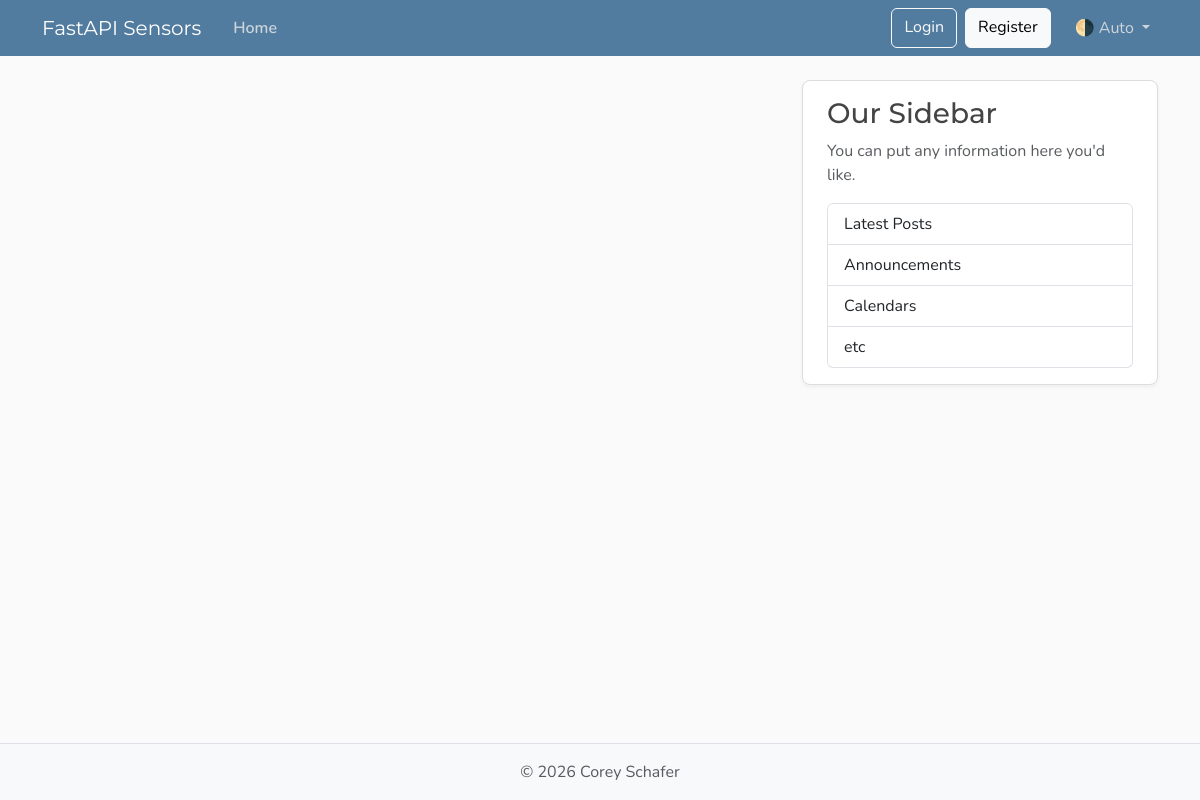
Before: /sensor_readings with the older database file.
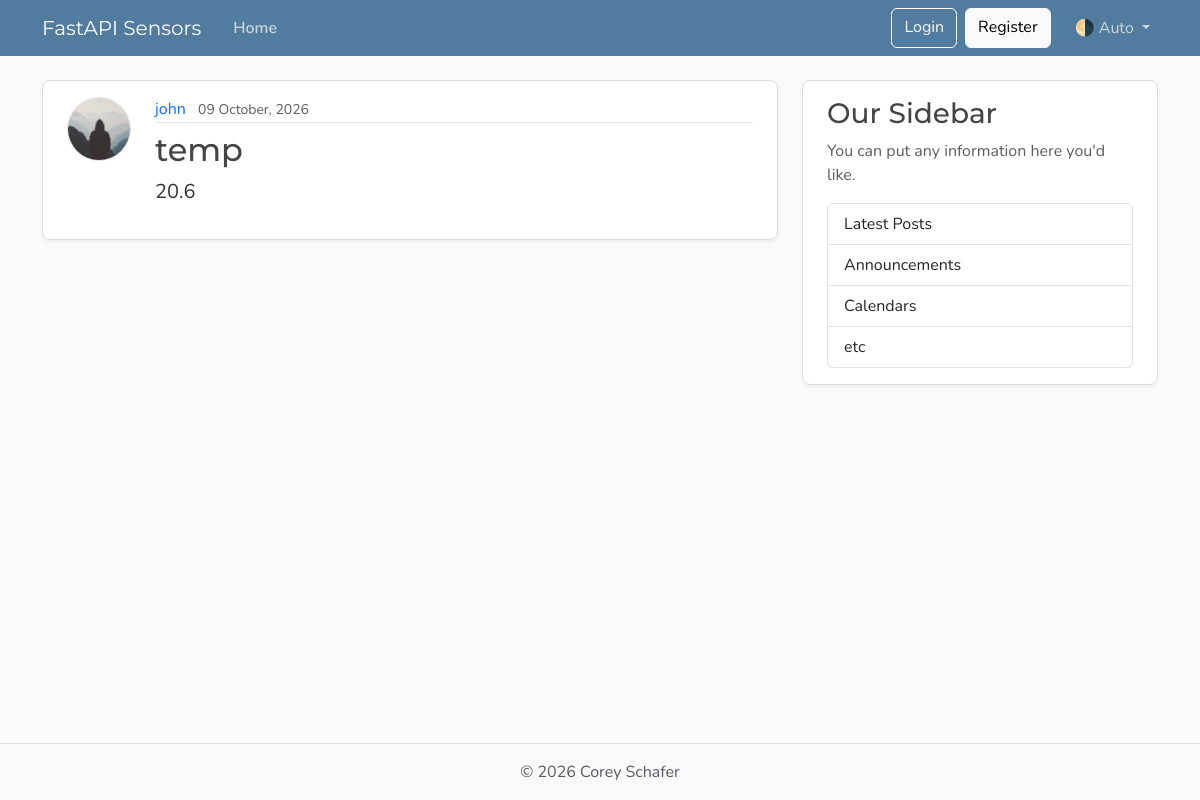
After: the same page with the newer database file.
### fastapi_intro/models.py (models this page shows, shortened)
class Reading(Base):
    __tablename__ = "reading"
    id: Mapped[int] = mapped_column(Integer, primary_key=True, index=True)
    sensor: Mapped[str] = mapped_column(String(20), nullable=False)
    content: Mapped[float] = mapped_column(Float, nullable=False)
    user_id: Mapped[int] = mapped_column(ForeignKey("user.id"), nullable=False, index=True)
    date_timestamp: Mapped[datetime] = mapped_column(DateTime(timezone=True),
                                                     default=lambda: datetime.now(UTC))
    author: Mapped[User] = relationship(back_populates="readings")

class User(Base):
    __tablename__ = "user"
    id: Mapped[int] = mapped_column(Integer, primary_key=True, index=True)
    username: Mapped[str] = mapped_column(String(50), unique=True, nullable=False)
    email: Mapped[str] = mapped_column(String(320), unique=True, nullable=False)
    image_file: Mapped[str | None] = mapped_column(String(200), nullable=True, default=None,)
    readings:Mapped[list[Reading]] = relationship(back_populates="author")

### fastapi_intro/main.py (the view)
@app.get("/",  include_in_schema=False, name="home")
@app.get("/sensor_readings", include_in_schema=False, name="sensor_readings")
def home(request: Request, db: Annotated[Session, Depends(get_db)]):
    result = db.execute(select(models.Reading))
    sensor_readings = result.scalars().all()
    return templates.TemplateResponse(request, "home.html", {"sensor_readings" : sensor_readings, "title": "Sensor Readings"})

### fastapi_intro/templates/home.html
{% extends "layout.html" %}
{% block content %}
  {% for sensor_reading in sensor_readings %}
    <article class="content-section py-3 px-4 mb-4">
      <div class="d-flex align-items-start gap-4">
        <img class="rounded-circle article-img flex-shrink-0"
             src="{{ sensor_reading.author.image_path}}"
             alt="{{ sensor_reading.author.username }}'s profile picture"
             width="64"
             height="64"
             loading="lazy">
        <div class="flex-grow-1">
          <div class="article-metadata mb-2">
            <a class="me-2" href="{{url_for('user_readings', user_id=sensor_reading.author.id)}}">{{ sensor_reading.author.username }}</a>
            <small class="text-body-secondary">{{ sensor_reading.date_timestamp.strftime('%d %B, %Y')}}</small>
          </div>
          <h2>
            <a class="article-title"
               href="{{ url_for("sensor_reading_page", sensor_reading_id=sensor_reading.id) }}">{{ sensor_reading.sensor }}</a>
          </h2>
          <p class="article-content">{{ sensor_reading.content }}</p>
        </div>
      </div>
    </article>
  {% endfor %}
{% endblock content %}

### fastapi_intro/templates/layout.html (shortened to what this page needs)
<!DOCTYPE html>
<html lang="en">
  <head>
    <link href="https://cdn.jsdelivr.net/npm/bootstrap@5.3.8/dist/css/bootstrap.min.css"
          rel="stylesheet"
>
    <link rel="stylesheet"
          type="text/css"
          href="{{ url_for("static", path='css/main.css') }}">
  </head>
  <body class="d-flex flex-column min-vh-100">
    <header class="site-header">
      <nav class="navbar navbar-expand-md bg-steel fixed-top"
           data-bs-theme="dark">
        <div class="container">
          <a class="navbar-brand me-4" href="{{ url_for("sensor_readings") }}">FastAPI Sensors</a>
          <div class="collapse navbar-collapse" id="navbarToggle">
            <div class="navbar-nav me-auto">
              <a class="nav-link active"
                 aria-current="page"
                 href="{{ url_for("home") }}">Home</a>
            </div>
            <div class="navbar-nav">
              <a class="btn btn-outline-light mb-2 mb-md-0 me-md-2" href="#">Login</a>
              <a class="btn btn-light mb-2 mb-md-0 me-md-3" href="#">Register</a>
              <div class="nav-item dropdown">
                <a class="nav-link dropdown-toggle"
                   href="#"
                   role="button"
                   id="bd-theme"
                   data-bs-toggle="dropdown"
                   aria-expanded="false">
                  <span id="bd-theme-text">🌗 Auto</span>
                </a>
              </div>
            </div>
          </div>
        </div>
      </nav>
    </header>
    <main role="main" class="container">
      <div class="row">
        <div class="col-md-8">
          {% block content %}
          {% endblock content %}
        </div>
        <aside class="col-md-4">
          <div class="content-section py-3 px-4 mb-4">
            <h3>Our Sidebar</h3>
            <p class="text-body-secondary">You can put any information here you'd like.</p>
            <ul class="list-group">
              <li class="list-group-item">Latest Posts</li>
              <li class="list-group-item">Announcements</li>
              <li class="list-group-item">Calendars</li>
              <li class="list-group-item">etc</li>
            </ul>
          </div>
        </aside>
      </div>
    </main>
    <footer class="mt-auto py-3 bg-body-tertiary border-top">
      <div class="container text-center">
        <p class="text-body-secondary mb-0">
          © <span id="year"></span> Corey Schafer
        </p>
      </div>
    </footer>
  </body>
</html>

### fastapi_intro/static/css/main.css (style rules this page uses)
:root { --font-heading: "Montserrat", system-ui, -apple-system, BlinkMacSystemFont, sans-serif; --font-body: "Nunito", system-ui, -apple-system, BlinkMacSystemFont, sans-serif; --color-bg-body: #fafafa; --color-bg-content: #ffffff; --color-text-primary: #333333; --color-text-heading: #444444; --color-steel: #527c9f; --color-nav-link: #cbd5db; --color-nav-link-hover: #ffffff; --color-link-hover: #428bca; --color-border: #dddddd; --color-border-light: #e3e3e3; --spacing-xl: 5rem; --article-img-size: 4rem; --account-img-size: 7.813rem; }
body { font-family: var(--font-body); background: var(--color-bg-body); color: var(--color-text-primary); }
main { padding-top: var(--spacing-xl); }
h1, h2, h3, h4, h5, h6 { font-family: var(--font-heading); color: var(--color-text-heading); }
.navbar-brand { font-family: var(--font-heading); }
a { text-decoration: none; }
.bg-steel { background-color: var(--color-steel); }
.site-header .navbar-nav .nav-link { color: var(--color-nav-link); transition: color 0.2s ease-in-out; }
.site-header .navbar-nav .nav-link.active { font-weight: 600; }
.content-section { background: var(--color-bg-content); border: 1px solid var(--color-border); border-radius: 0.5rem; box-shadow: 0 2px 4px rgba(15, 23, 42, 0.05); transition: box-shadow 0.15s ease, transform 0.15s ease, border-color 0.15s ease; }
.article-title { color: var(--color-text-heading); transition: color 0.2s ease-in-out; }
.article-content { white-space: pre-line; font-size: 1.25rem; }
.article-img { height: var(--article-img-size); width: var(--article-img-size); flex-shrink: 0; object-fit: cover; border: 1px solid var(--color-border-light); box-shadow: 0 0 0 2px var(--color-bg-content); }
.article-metadata { padding-bottom: 0.063rem; border-bottom: 1px solid var(--color-border-light); }
.article-metadata a { transition: color 0.2s ease-in-out; }
[data-bs-theme="dark"] { --color-bg-body: #1a1a1a; --color-bg-content: #2d2d2d; --color-text-primary: #e0e0e0; --color-text-heading: #f0f0f0; --color-border: #404040; --color-border-light: #4a4a4a; }

Changed rows visible on the page:
added Reading: author.username "john", date_timestamp "09 October, 2026", sensor "temp", content "20.6"
